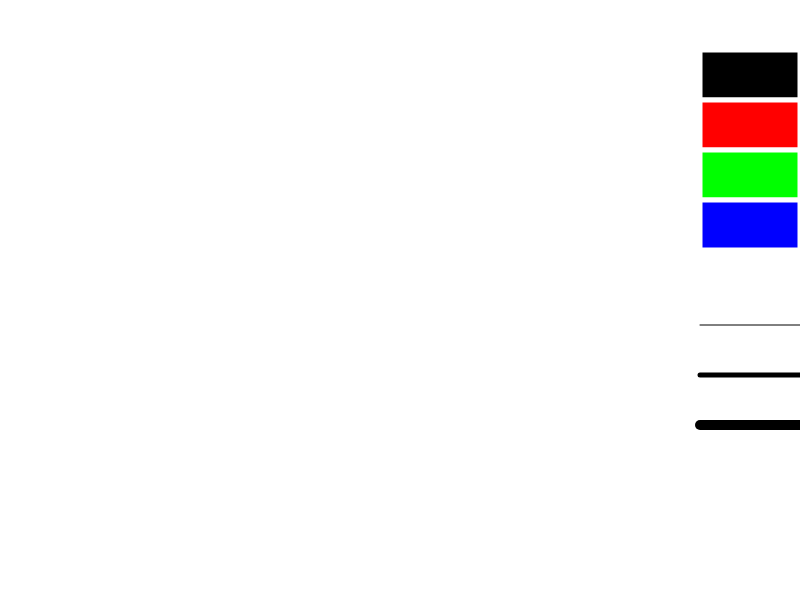
Frame 1 (no input)
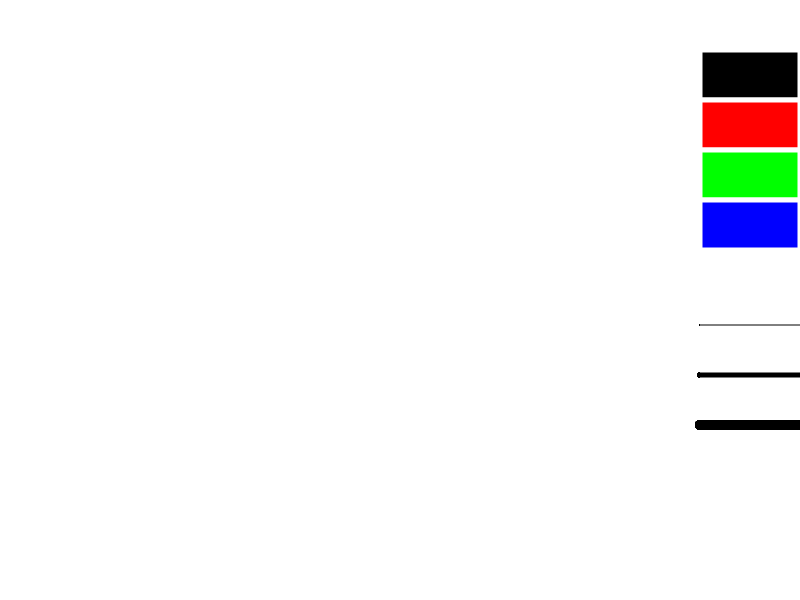
Frame 60 (no input)
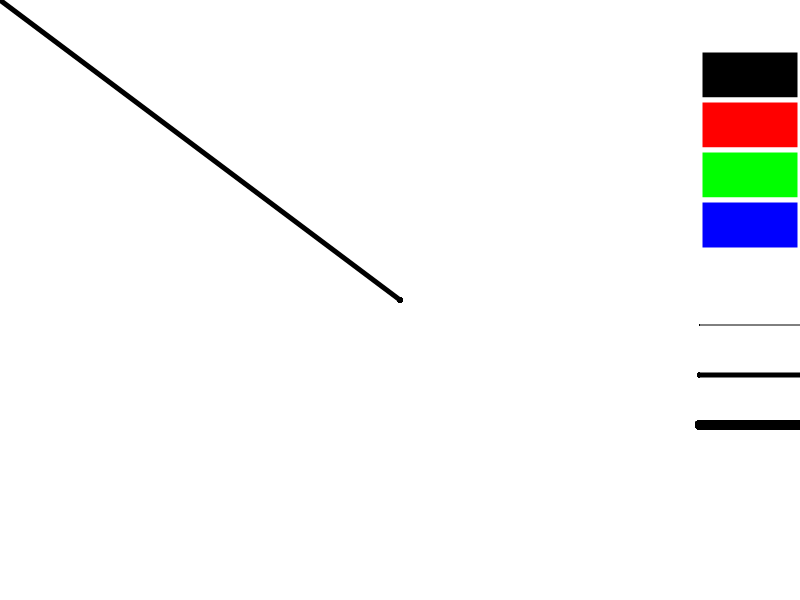
Frame 120 (the mouse pressed at the canvas centre since frame 60)

The p5.js sketch that drew these frames (run headless with seeded random() and noise() and a simulated clock; from frame 60 on, the mouse is pressed at the canvas centre):

// p5.js sketch
// ── sketch.js
// Define the position and dimensions of the palette
var xPalette = 700;
var wPalette = 100;
var hPalette = 50;

// Define the current drawing attributes
var currentPenColour;
var currentPenWeight;

// This standard P5 function is called when the program starts
function setup() {
  createCanvas(800, 600);
  
  // Set our starting pen colour and weight
  currentPenColour = color(0, 0, 0, 255);
  currentPenWeight = 5;
}

// This standard P5 is called once per frame
function draw() {
  // Set up colour palette
  addPaletteColour(color(0, 0, 0), 50);
  addPaletteColour(color(255, 0, 0), 100);
  addPaletteColour(color(0, 255, 0), 150);
  addPaletteColour(color(0, 0, 255), 200);

  // Set up pen sizes
  addPen(1, 300);
  addPen(5, 350);
  addPen(10, 400);

  // Draw when mouse is pressed
  if (mouseIsPressed) {
    strokeWeight(currentPenWeight)
    if (mouseButton == RIGHT) {
      stroke(255) // erase
    } else {
      stroke(currentPenColour) // draw
    }
    line(mouseX, mouseY, pmouseX, pmouseY); // draw line from mouse position to previous mouse position
  }
}

// 
function addPaletteColour(colour, y) {
  // If we are in the box
  if ((mouseX > xPalette) && (mouseX < xPalette + wPalette) && (mouseY > y) && (mouseY < y + hPalette)) {
    // If mouse pressed in box, change the current pen colour
    if (mouseIsPressed && mouseButton == LEFT) {
      currentPenColour = colour;
    }

    // No stroke
    strokeWeight(0)
  } else {
    // Thick stroke 
    strokeWeight(5)
  }

  // Draw the coloured box
  fill(colour);
  stroke(255)
  rect(xPalette, y, wPalette, hPalette);
}

function addPen(thickness, y) {
  // If we are in the box
  if ((mouseX > xPalette) && (mouseX < xPalette + wPalette) && (mouseY > y) && (mouseY < y + hPalette)) {
    // If mouse pressed in box, change the current pen thickness
    if (mouseIsPressed && mouseButton == LEFT) {
      currentPenWeight = thickness;
    }

    // No stroke
    strokeWeight(0)
  } else {
    // Thick stroke 
    strokeWeight(5)
  }

  // Draw the pen
  fill(255);
  noStroke();
  rect(xPalette, y, wPalette, hPalette); // background for pen
  strokeWeight(thickness);
  stroke(0); //black
  line(xPalette, y + hPalette / 2, xPalette + wPalette, y + hPalette / 2); // the pen
}
